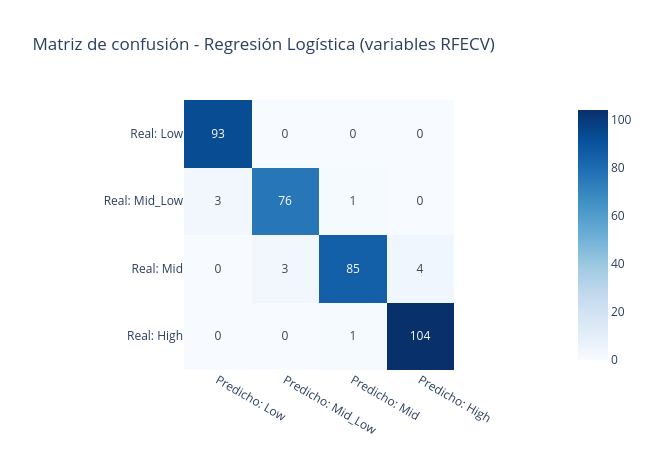

The notebook cell saved with this chart:
### Code cell
# Matriz de confusión en test (modelo con las 5 variables de RFECV)
cm = plot_matriz_confusion(
    y_test, pred_test,
    clases=['Low', 'Mid_Low', 'Mid', 'High'],
    title='Matriz de confusión - Regresión Logística (variables RFECV)'
)
cm

### Figure 1 — Plotly figure (JSON) as saved in the notebook; plotly's stock layout.template omitted (floating-point values rounded to 4 significant figures)
{"data": [{"coloraxis": "coloraxis", "hovertemplate": "x: %{x}<br>y: %{y}<br>color: %{z}<extra></extra>", "name": "0", "texttemplate": "%{z}", "type": "heatmap", "x": ["Predicho: Low", "Predicho: Mid_Low", "Predicho: Mid", "Predicho: High"], "xaxis": "x", "y": ["Real: Low", "Real: Mid_Low", "Real: Mid", "Real: High"], "yaxis": "y", "z": [[93, 0, 0, 0], [3, 76, 1, 0], [0, 3, 85, 4], [0, 0, 1, 104]]}], "layout": {"coloraxis": {"autocolorscale": false, "colorscale": [[0, "rgb(247,251,255)"], [0.125, "rgb(222,235,247)"], [0.25, "rgb(198,219,239)"], [0.375, "rgb(158,202,225)"], [0.5, "rgb(107,174,214)"], [0.625, "rgb(66,146,198)"], [0.75, "rgb(33,113,181)"], [0.875, "rgb(8,81,156)"], [1, "rgb(8,48,107)"]]}, "height": 450, "title": {"text": "Matriz de confusión - Regresión Logística (variables RFECV)"}, "width": 650, "xaxis": {"anchor": "y", "constrain": "domain", "domain": [0, 1], "scaleanchor": "y"}, "yaxis": {"anchor": "x", "autorange": "reversed", "constrain": "domain", "domain": [0, 1]}}}
